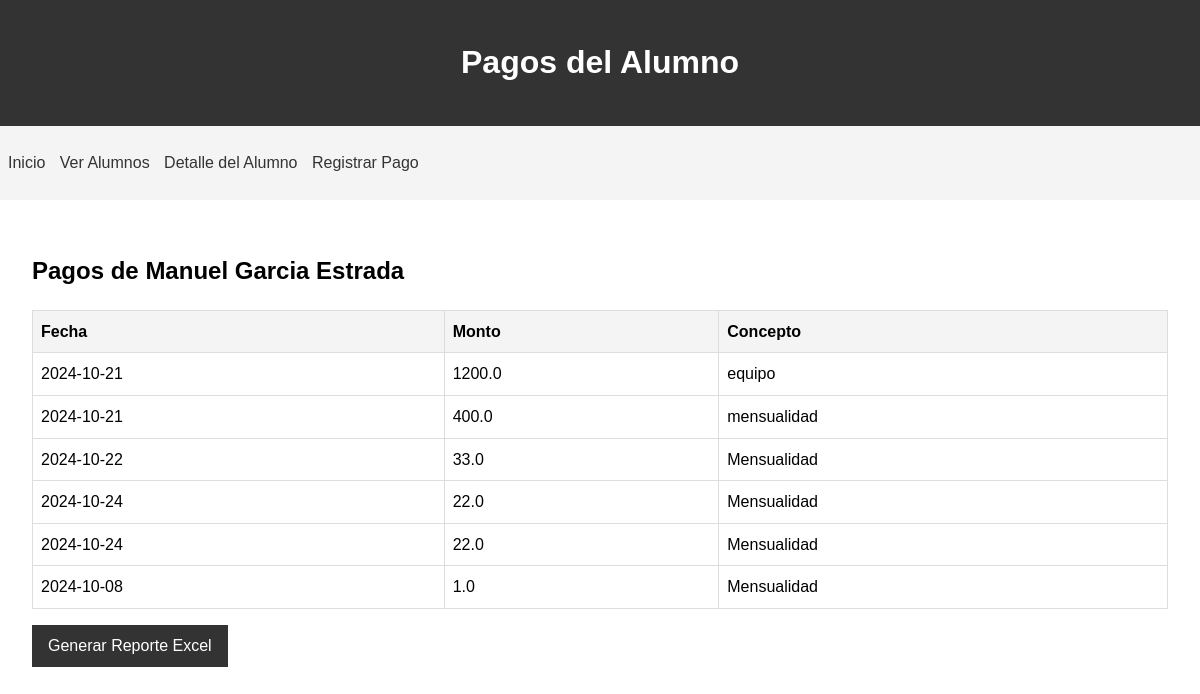
The app's page /pagos/2 with its own data.
### app.py (models this page shows)
class Alumno(Base):
    __tablename__ = 'alumnos'
    id = Column(Integer, primary_key=True)
    apaterno = Column(String(50), nullable=False)
    apmaterno = Column(String(50), nullable=False)
    nombre = Column(String(50), nullable=False)
    fbday = Column(Date, nullable=False)
    curp = Column(String(18), unique=True, nullable=False)
    calle = Column(String(100), nullable=True)
    numero = Column(String(10), nullable=False)
    colonia = Column(String(100), nullable=False)
    email = Column(String(100), nullable=False)
    telefono = Column(String(15), nullable=False)
    numafiliacion = Column(String(20), unique=True, nullable=True)
    estatus = Column(String(10), nullable=False)
    pagos = relationship("Pago", back_populates="alumno")

class Pago(Base):
    __tablename__ = 'pagos'
    id = Column(Integer, primary_key=True)
    alumno_id = Column(Integer, ForeignKey('alumnos.id'))
    fecha = Column(Date, nullable=False)
    monto = Column(Float, nullable=False)
    concepto = Column(String(100), nullable=False)
    alumno = relationship("Alumno", back_populates="pagos")

### app.py (the view)
@app.route('/pagos/<int:alumno_id>')
def pagos(alumno_id): #redefinit variable a getpagos para identificar que es el listado de pagos
    session = Session()
    try:
        alumno = session.query(Alumno).get(alumno_id)
        pagos = session.query(Pago).filter_by(alumno_id=alumno_id).all()
        return render_template('pagos.html', alumno=alumno, pagos=pagos)
    except Exception as e:
        return f"Error: {str(e)}"
    finally:
        session.close()

### templates/pagos.html (shortened to what this page needs)
<!DOCTYPE html>
<html lang="es">
<head>
    <link rel="stylesheet" href="{{ url_for('static', filename='css/styles.css') }}">
</head>
<body>
    <header>
        <h1>Pagos del Alumno</h1>
    </header>
    <nav>
        <ul>
            <li><a href="{{ url_for('index') }}">Inicio</a></li>
            <li><a href="{{ url_for('lista_alumnos') }}">Ver Alumnos</a></li>
            <li><a href="{{ url_for('detalle_alumno', id=alumno.id) }}">Detalle del Alumno</a></li>
            <li><a href="{{ url_for('pago', alumno_id=alumno.id) }}">Registrar Pago</a></li>
        </ul>
    </nav>
    <main>
        <h2>Pagos de {{ alumno.nombre }} {{ alumno.apaterno }} {{ alumno.apmaterno }}</h2>
        <table>
            <thead>
                <tr>
                    <th>Fecha</th>
                    <th>Monto</th>
                    <th>Concepto</th>
                </tr>
            </thead>
            <tbody>
                {% for pago in pagos %}
                <tr>
                    <td>{{ pago.fecha }}</td>
                    <td>{{ pago.monto }}</td>
                    <td>{{ pago.concepto }}</td>
                </tr>
                {% endfor %}
            </tbody>
        </table>
        <a href="{{ url_for('generar_reporte_pagos', alumno_id=alumno.id) }}" class="button">Generar Reporte Excel</a>
    </main>
</body>
</html>

### static/css/styles.css (style rules this page uses)
body { font-family: Arial, sans-serif; line-height: 1.6; margin: 0; padding: 0; }
header { background-color: #333; color: #fff; text-align: center; padding: 1rem; }
nav { background-color: #f4f4f4; padding: 0.5rem; }
nav ul { list-style-type: none; padding: 0; }
nav ul li { display: inline; margin-right: 10px; }
nav ul li a { text-decoration: none; color: #333; }
main { padding: 2rem; }
table { width: 100%; border-collapse: collapse; margin-top: 1rem; }
th, td { border: 1px solid #ddd; padding: 0.5rem; text-align: left; }
th { background-color: #f4f4f4; }
.button { display: inline-block; padding: 0.5rem 1rem; background-color: #333; color: #fff; text-decoration: none; margin-top: 1rem; }

### records on screen
Alumno: nombre "Manuel", apaterno "Garcia", apmaterno "Estrada"
Pago: fecha "2024-10-21", monto "1200.0", concepto "equipo"
Pago: fecha "2024-10-21", monto "400.0", concepto "mensualidad"
Pago: fecha "2024-10-22", monto "33.0", concepto "Mensualidad"
Pago: fecha "2024-10-24", monto "22.0", concepto "Mensualidad"
Pago: fecha "2024-10-24", monto "22.0", concepto "Mensualidad"
Pago: fecha "2024-10-08", monto "1.0", concepto "Mensualidad"
